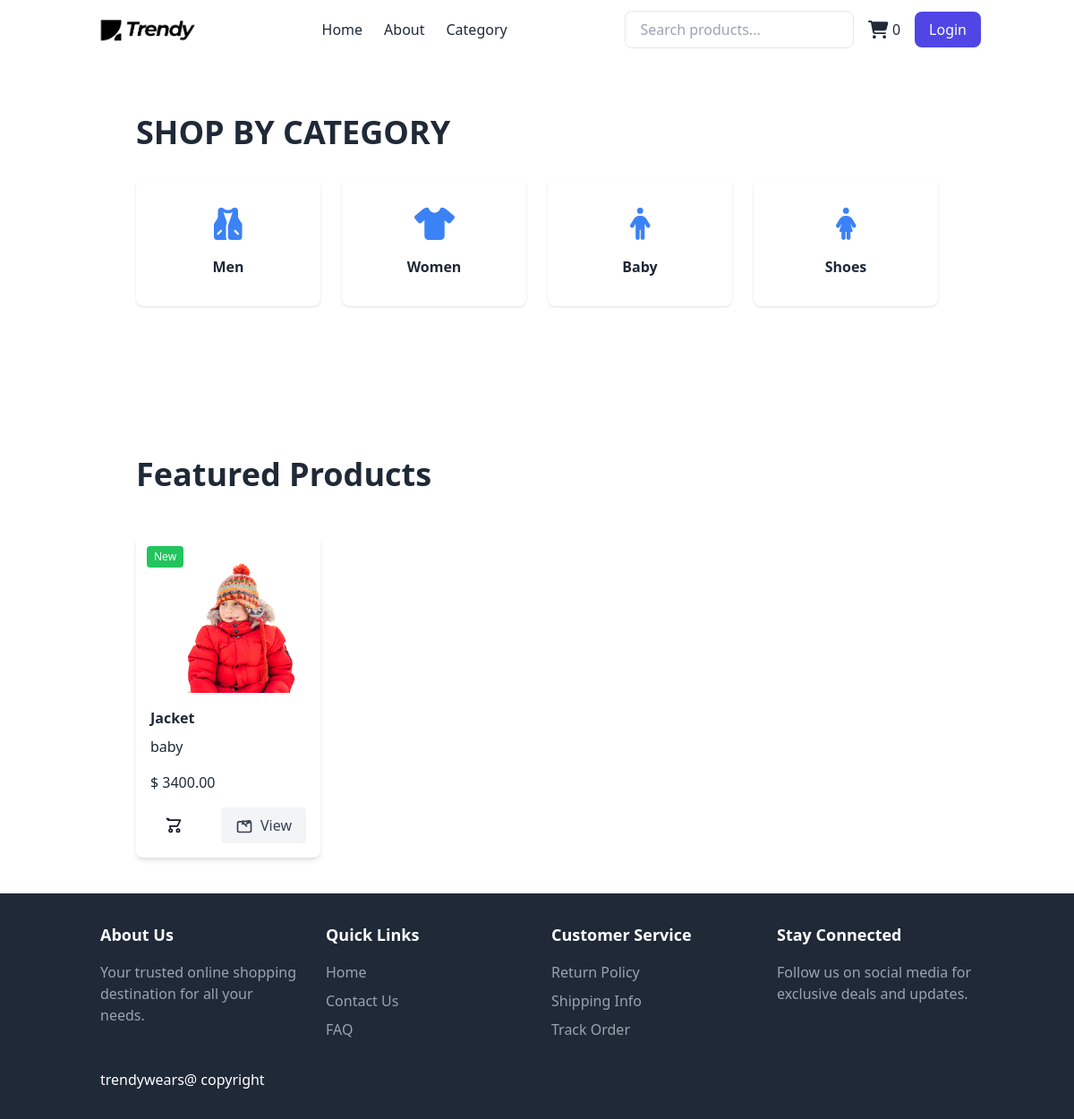
Page /category/baby on the earlier database version.
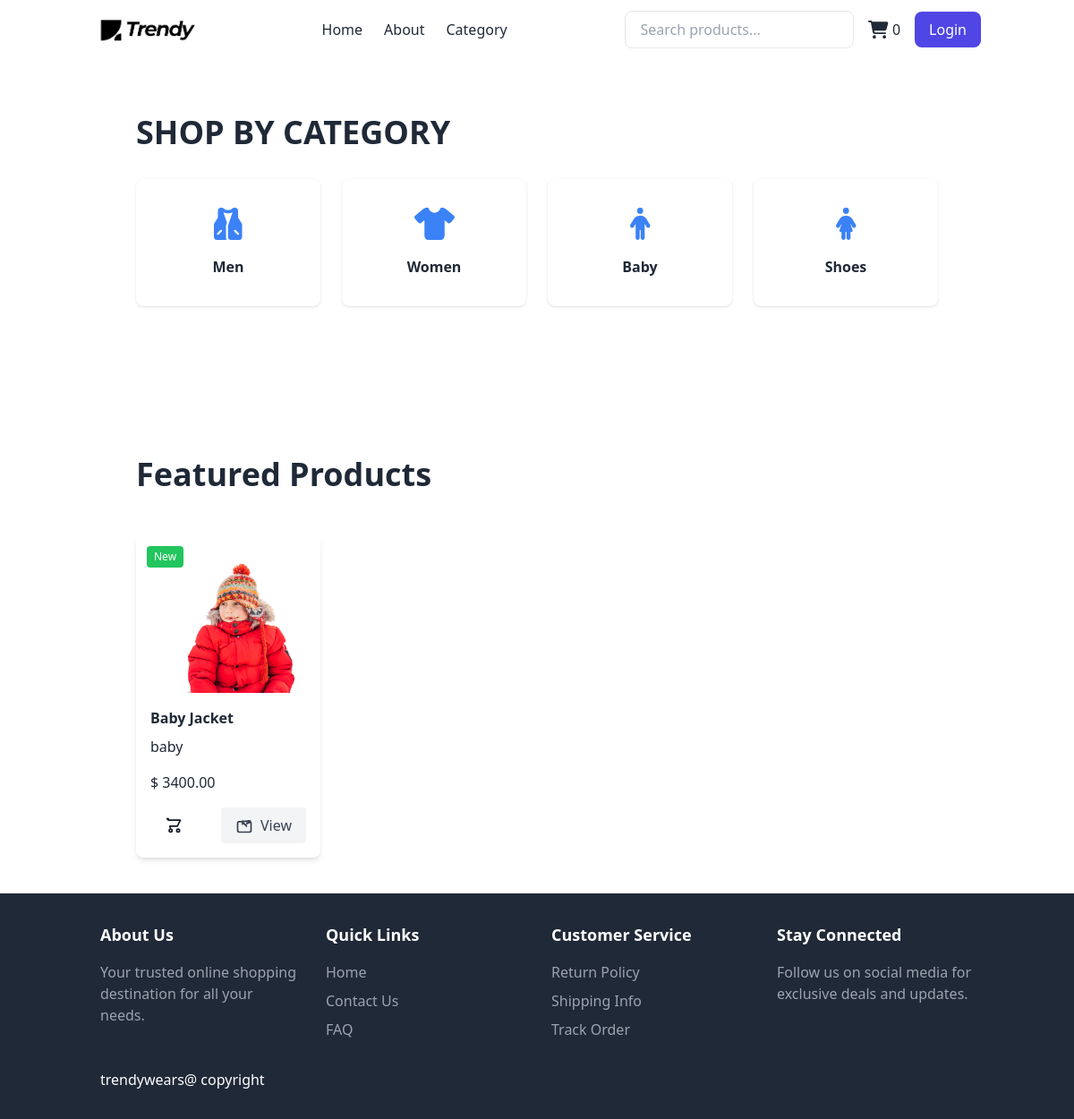
Same page on the later database version.
### store/models.py (models this page shows, shortened)
class Product(models.Model):
    name=models.CharField(max_length=100)
    price=models.DecimalField(default=0,decimal_places=2,max_digits=6)
    Category=models.ForeignKey(Category,on_delete=models.CASCADE,default=1)
    description=models.CharField(max_length=250,default='',blank=True,null=True)
    image=models.ImageField(upload_to='uploads/product/')
    is_sale=models.BooleanField(default=False)
    sale_price=models.DecimalField(default=0,decimal_places=2,max_digits=6)
    created_at = models.DateField(default=timezone.now)  # Using timezone.now() here
    @property
    def is_new(self):
        return timezone.now().date() - self.created_at <= timedelta(days=7)

class Category(models.Model):
    name = models.CharField(max_length=50)  # Category name (max 50 chars)
    def __str__(self):
        return self.name  # Returns category name as string
    class Meta:
        verbose_name_plural = 'categories'  # Admin plural name

### store/views.py (the view)
# urls.py: path('category/<str:foo>',views.category_page, name='category'),
def category_page(request, foo):
    category_name = foo.replace('-', ' ')
    try:
        category = get_object_or_404(Category, name__iexact=category_name)
        products = Product.objects.filter(Category=category)
        return render(request, 'category.html', {
            'products': products,  # List of products in the selected category
            'category': category   # The current category being viewed
        })
    except Category.DoesNotExist:
        messages.error(request, "The category you are looking for does not exist.")
        return redirect('home')  # Redirect to the home page

### store/templates/category.html (shortened to what the changed rows need)
{% extends "base.html" %}
{% load static %}
{% block content %}
    <section id="categories" class="relative bg-white text-gray-800 py-32">
        <div class="container mx-auto px-8 lg:px-16">
            <div class="text-left mb-8">
                <h2 class="text-l font-bold text-gray-800 sm:text-4xl uppercase">Shop by Category</h2>
            </div>
        </div>
    </section>
    <section id="products" class="relative bg-white text-gray-800 py-10">
        <div class="container mx-auto px-8 lg:px-16">
            <div class="text-left mb-12">
                <h2 class="text-xl font-bold text-gray-800 sm:text-4xl">Featured Products</h2>
            </div>
            <div class="grid md:grid-cols-4 gap-6" id="featuredProducts">
                {% for product in products %}
                    <div class="bg-white p-4 rounded-lg shadow-md product-hover relative">
                        <img src="{{ product.image.url }}" alt="{{ product.name }}" class="w-full h-40 object-cover mb-4 rounded">
                        {% if product.is_new %}
                            <span class="absolute top-3 left-3 bg-green-500 text-white text-xs px-2 py-1 rounded">New</span>
                        {% endif %}
                        <h3 class="font-bold text-l mb-2">{{ product.name }}</h3>
                        <p class="text-gray-800 mb-4">{{ product.Category }}</p>
                        <p class="text-gray-800 mb-4">$ {{ product.price }}</p>
                        <div class="flex justify-between items-center">
                            <button
                                class="text-gray-900 px-4 py-2 rounded hover:text-blue-600 flex items-center gap-2"
                                onclick="addToCart('{{ product.id }}')">
                                <svg xmlns="http://www.w3.org/2000/svg" class="h-5 w-5" fill="none" viewBox="0 0 24 24" stroke="currentColor">
                                    <path stroke-linecap="round" stroke-linejoin="round" stroke-width="2" d="M3 3h2l.4 2M7 13h10l4-8H5.4m-.4 0L3 3m4 10l.4 2m.6 6a2 2 0 100-4 2 2 0 000 4zm10 0a2 2 0 100-4 2 2 0 000 4z" />
                                </svg>
                            </button>
                            <a
                                href="/product/{{ product.id }}"
                                class="bg-gray-100 text-gray-700 px-4 py-2 rounded hover:bg-gray-200 flex items-center gap-2">
                                View
                            </a>
                        </div>
                    </div>
                {% endfor %}
            </div>
        </div>
    </section>
{% endblock %}

Differences in the rows shown:
changed Product "baby": name "Jacket" → "Baby Jacket"
